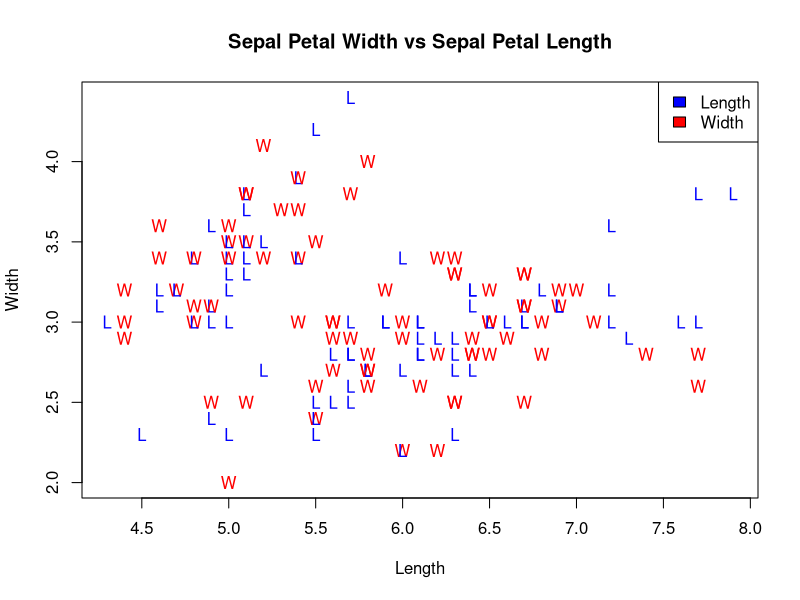

Generate this figure with R:
problem3a <- function(data){
  print("Basic Description:")
  cat(paste("No of Data Points: ",nrow(data),"\n"))
  cat(paste("No of Data Features: ",ncol(data),"\n"))
  cat(paste("No of Response Classes: ",length(levels(data$Species))))
}

problem3a(iris)

problem3b <- function(data){
  print("Mean:")
  sapply(iris[,1:(ncol(iris)-1)],mean)
  print("Median:")
  sapply(iris[,1:(ncol(iris)-1)],median)
  print("Mode:")
  sapply(iris[,1:(ncol(iris)-1)],sd)
  print("Minimum:")
  sapply(iris[,1:(ncol(iris)-1)],min)
  print("Maximum:")
  sapply(iris[,1:(ncol(iris)-1)],max)
}



plot(iris[,1:2],
     pch=c("W","L"),
     col=c("red","blue"),
     main="Sepal Petal Width vs Sepal Petal Length",
     ylab="Width",
     xlab="Length",
     )
legend("topright",
       c("Length","Width"),
       fill=c("blue","red")
)

